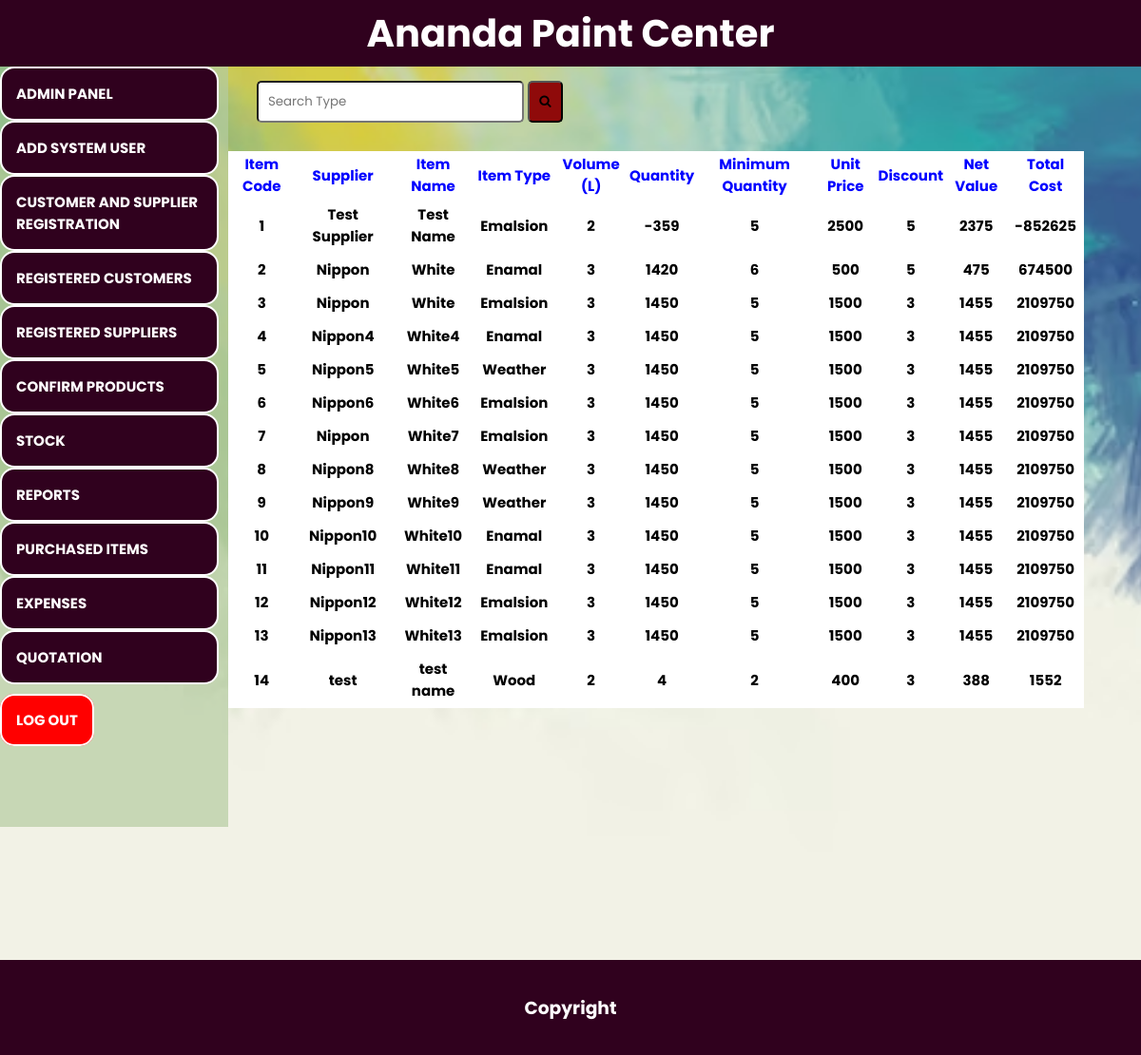
Page /Admin/Stock/viewStock/viewstock.php on the committed database.
### tables this page shows
CREATE TABLE `stock` (
  `item_code` text NOT NULL,
  `supplier_id` text NOT NULL,
  `item_name` text NOT NULL,
  `item_type` text NOT NULL,
  `volume` int(11) NOT NULL,
  `quantity` int(11) NOT NULL,
  `min_qty` int(11) NOT NULL,
  `unit_price` int(11) NOT NULL,
  `discount` int(11) NOT NULL,
  `net_value` int(11) NOT NULL,
  `time` timestamp NOT NULL DEFAULT current_timestamp() ON UPDATE current_timestamp()
);

### Admin/Stock/viewStock/viewstock.php (the view, shortened to what this page needs)
<!DOCTYPE html>
<html lang="en">
<head>
    <link rel="stylesheet" href="viewstock.css">
    <link rel="stylesheet" href="https://cdnjs.cloudflare.com/ajax/libs/font-awesome/4.7.0/css/font-awesome.min.css">
</head>
<body>
    <div class="header">
        <h2>Ananda Paint Center</h2>
    </div>
    <div class="bc">
        <nav>
            <a href="../../admin.php">Admin Panel</a>
            <a href="../../userRegistration/userReg.php">Add System User</a>
            <a href="../../addCustomerSupplier/addCustomerSupplier.php">Customer and Supplier Registration</a>
            <a href="../../addCustomerSupplier/viewcustomers.php">Registered Customers</a>
            <a href="../../addCustomerSupplier/viewsuppliers.php">Registered Suppliers</a>
            <a href="../../confirmStock/confirmstock.php">Confirm Products</a>
            <a href="../stock.php">Stock</a>
            <a href="">Reports</a>
            <a href="../../purchases/purchases.php">Purchased Items</a>
            <a href="../../expenses/expensesMain.php">Expenses</a>
            <a href="../../quotation/quotation.php">Quotation</a>
            <span class="log-out"><a href="../../../login/logout.php">Log Out</a></span>
        </nav>
        <div>
            <input type="text" placeholder="Search Type" name="search" id="givenType">
            <button onclick="submitType()" type="button"><i class="fa fa-search"></i></button>
            <?php
              if (isset($_GET['type'])) {
                  $searchType = $_GET['type'];
                  $host = "localhost";
                  $username = "root";
                  $password = '';
                  $dbname = "paintshopdb";
                  $connection = mysqli_connect($host, $username, $password, $dbname);
                  if (!$connection) {
                    die("Connection failed!" . mysqli_connect_error());
                  }
                  $query = "SELECT * FROM stock WHERE item_type LIKE '$searchType%'";
                  $result = mysqli_query($connection, $query);
                  if (mysqli_num_rows($result) > 0) {
                    echo "<table>";
                    echo "<tr><th>Item Code</th><th>Supplier</th></th><th>Item Name</th><th>Item Type</th><th>Volume (L)</th><th>Quantity</th><th>Minimum Quantity</th><th>Unit Price</th><th>Discount</th><th>Net Value</th><th>Total Cost</th></tr>";
                    while ($row = mysqli_fetch_assoc($result)) {
                      echo "<tr>";
                      echo "<td>" . $row["item_code"] . "</td>";
                      echo "<td>" . $row["supplier_id"] . "</td>";
                      echo "<td>" . $row["item_name"] . "</td>";
                      echo "<td>" . $row["item_type"] . "</td>";
                      echo "<td>" . $row["volume"] . "</td>";
                      echo "<td>" . $row["quantity"] . "</td>";
                      echo "<td>" . $row["min_qty"] . "</td>";
                      echo "<td>" . $row["unit_price"] . "</td>";
                      echo "<td>" . $row["discount"] . "</td>";
                      echo "<td>" . $row["net_value"] . "</td>";
                      echo "<td>" . $row["quantity"] * $row["net_value"] . "</td>";
                      echo "</tr>";
                    }
                    echo "</table>";
                  } else {
                    echo "No items found in the stock.";
                  }
                }else{
                  $host = "localhost";
                  $username = "root";
                  $password = '';
                  $dbname = "paintshopdb";
                  $connection = mysqli_connect($host, $username, $password, $dbname);
                  $query = "SELECT * FROM stock";
                  $result = mysqli_query($connection, $query);
                  if (mysqli_num_rows($result) > 0) {
                    echo "<table>";
                    echo "<tr><th>Item Code</th><th>Supplier</th></th><th>Item Name</th><th>Item Type</th><th>Volume (L)</th><th>Quantity</th><th>Minimum Quantity</th><th>Unit Price</th><th>Discount</th><th>Net Value</th><th>Total Cost</th></tr>";
                    while ($row = mysqli_fetch_assoc($result)) {
                      echo "<tr>";
                      echo "<td>" . $row["item_code"] . "</td>";
                      echo "<td>" . $row["supplier_id"] . "</td>";
                      echo "<td>" . $row["item_name"] . "</td>";
                      echo "<td>" . $row["item_type"] . "</td>";
                      echo "<td>" . $row["volume"] . "</td>";
                      echo "<td>" . $row["quantity"] . "</td>";
                      echo "<td>" . $row["min_qty"] . "</td>";
                      echo "<td>" . $row["unit_price"] . "</td>";
                      echo "<td>" . $row["discount"] . "</td>";
                      echo "<td>" . $row["net_value"] . "</td>";
                      echo "<td>" . $row["quantity"] * $row["net_value"] . "</td>";
                      echo "</tr>";
                    }
                    echo "</table>";
                  } else {
                    echo "No items found in the stock.";
                  }
                }
                ?>
        </div>
    </div>
    <div class="footer">
        <h3>Copyright</h3>
    </div>
</body>
</html>

### Admin/Stock/viewStock/viewstock.css (style rules this page uses)
* { margin: 0; padding: 0; font-family: 'Poppins', sans-serif; }
body { display: flex; flex-direction: column; background-image: url(../../../images/background.avif); background-size: cover; background-position: center; background-repeat: no-repeat; }
.bc { display: flex; flex-direction: row; }
nav { height: 100vh; background-color: rgba(182, 204, 161, 0.7); width: 20vw; display: flex; flex-direction: column; }
nav a { color: rgb(255, 255, 255); text-decoration: none; border: 2px solid rgb(255, 255, 255); margin-right: 10px; padding: 15px; background-color: rgb(48, 1, 30); font-size: 15px; text-transform: uppercase; border-radius: 15px; font-weight: 700; }
nav>span { margin-top: 25px; }
nav span>a { background-color: rgb(255, 0, 0); }
table { margin-top: 30px; color: #000000; width: 75vw; margin-left: auto; margin-right: auto; background-color: #fff; height: fit-content; }
td { text-align: center; font-size: 15px; font-weight: 700; padding: 5px; }
th { text-align: center; color: blue; font-size: 15px; font-weight: 700; }
.header { background-color: rgb(48, 1, 30); }
h2 { text-align: center; color: rgb(255, 255, 255); font-size: 40px; padding: 5px; }
.footer { background-color: rgb(48, 1, 30); height: 100px; margin-top: 140px; display: grid; place-items: center; }
.footer h3 { text-align: center; color: rgb(255, 255, 255); }
div button { background-color: rgb(143, 10, 10); padding: 10px; border-radius: 5px; margin-top: 15px; }
div input { padding: 10px; border-radius: 5px; margin-top: 15px; margin-left: 30px; }

### rows in the picture
stock: item_code "1", supplier "Test Supplier", item_name "Test Name", item_type "Emalsion", volume "2", quantity "-359", min_qty "5", unit_price "2500", discount "5", net_value "2375", $row["quantity"] * $row["net_value"] "-852625"
stock: item_code "2", supplier "Nippon", item_name "White", item_type "Enamal", volume "3", quantity "1420", min_qty "6", unit_price "500", discount "5", net_value "475", $row["quantity"] * $row["net_value"] "674500"
stock: item_code "3", supplier "Nippon", item_name "White", item_type "Emalsion", volume "3", quantity "1450", min_qty "5", unit_price "1500", discount "3", net_value "1455", $row["quantity"] * $row["net_value"] "2109750"
stock: item_code "4", supplier "Nippon4", item_name "White4", item_type "Enamal", volume "3", quantity "1450", min_qty "5", unit_price "1500", discount "3", net_value "1455", $row["quantity"] * $row["net_value"] "2109750"
stock: item_code "5", supplier "Nippon5", item_name "White5", item_type "Weather", volume "3", quantity "1450", min_qty "5", unit_price "1500", discount "3", net_value "1455", $row["quantity"] * $row["net_value"] "2109750"
stock: item_code "6", supplier "Nippon6", item_name "White6", item_type "Emalsion", volume "3", quantity "1450", min_qty "5", unit_price "1500", discount "3", net_value "1455", $row["quantity"] * $row["net_value"] "2109750"
stock: item_code "7", supplier "Nippon", item_name "White7", item_type "Emalsion", volume "3", quantity "1450", min_qty "5", unit_price "1500", discount "3", net_value "1455", $row["quantity"] * $row["net_value"] "2109750"
stock: item_code "8", supplier "Nippon8", item_name "White8", item_type "Weather", volume "3", quantity "1450", min_qty "5", unit_price "1500", discount "3", net_value "1455", $row["quantity"] * $row["net_value"] "2109750"
stock: item_code "9", supplier "Nippon9", item_name "White9", item_type "Weather", volume "3", quantity "1450", min_qty "5", unit_price "1500", discount "3", net_value "1455", $row["quantity"] * $row["net_value"] "2109750"
stock: item_code "10", supplier "Nippon10", item_name "White10", item_type "Enamal", volume "3", quantity "1450", min_qty "5", unit_price "1500", discount "3", net_value "1455", $row["quantity"] * $row["net_value"] "2109750"
stock: item_code "11", supplier "Nippon11", item_name "White11", item_type "Enamal", volume "3", quantity "1450", min_qty "5", unit_price "1500", discount "3", net_value "1455", $row["quantity"] * $row["net_value"] "2109750"
stock: item_code "12", supplier "Nippon12", item_name "White12", item_type "Emalsion", volume "3", quantity "1450", min_qty "5", unit_price "1500", discount "3", net_value "1455", $row["quantity"] * $row["net_value"] "2109750"
stock: item_code "13", supplier "Nippon13", item_name "White13", item_type "Emalsion", volume "3", quantity "1450", min_qty "5", unit_price "1500", discount "3", net_value "1455", $row["quantity"] * $row["net_value"] "2109750"
stock: item_code "14", supplier "test", item_name "test name", item_type "Wood", volume "2", quantity "4", min_qty "2", unit_price "400", discount "3", net_value "388", $row["quantity"] * $row["net_value"] "1552"
